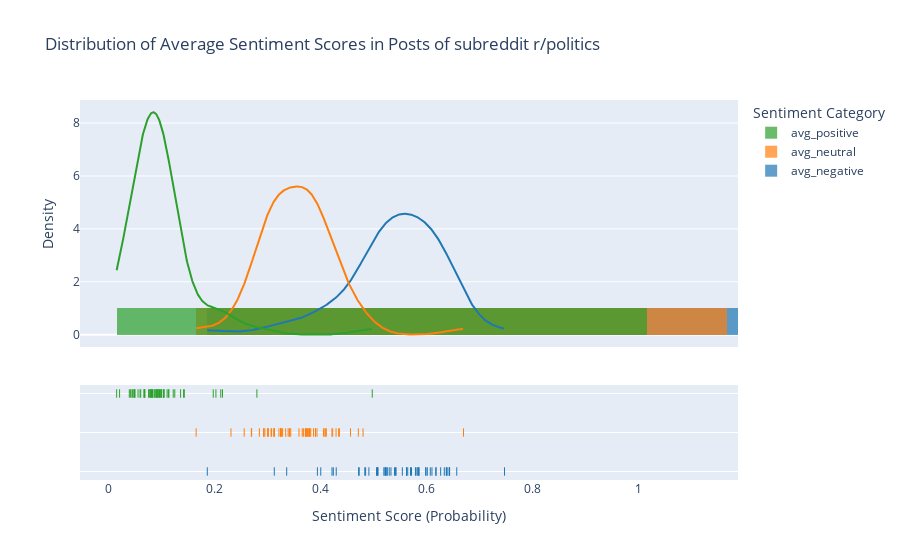

Notebook code cell kept with this figure:
### Code cell
import plotly.figure_factory as ff
from numpy.random import default_rng as rng

group_labels = ["avg_negative", "avg_neutral", "avg_positive"]

df = df.dropna(subset=["avg_negative", "avg_neutral", "avg_positive"])
df_plot = [df["avg_negative"], df["avg_neutral"], df["avg_positive"]]

fig = ff.create_distplot(
    df_plot, group_labels
)

fig.update_layout(
    title_text="Distribution of Average Sentiment Scores in Posts of subreddit r/politics",
    xaxis_title="Sentiment Score (Probability)",
    yaxis_title="Density",
    legend_title="Sentiment Category"
)
fig.show()  # solo per notebook

### Figure 1 — Plotly figure (JSON) as saved in the notebook; plotly's stock layout.template omitted (floating-point values rounded to 4 significant figures; data arrays with more than 128 entries replaced by an {"elided": "..."} marker saying what was removed)
{"data": [{"autobinx": false, "histnorm": "probability density", "legendgroup": "avg_negative", "marker": {"color": "rgb(31, 119, 180)"}, "name": "avg_negative", "opacity": 0.7, "type": "histogram", "x": [0.4298, 0.4852, 0.5413, 0.6014, 0.5076, 0.5196, 0.6335, 0.5834, 0.5622, 0.5329, 0.473, 0.6379, 0.5058, 0.5803, 0.6173, 0.6425, 0.5858, 0.5232, 0.5072, 0.4219, 0.5071, 0.6431, 0.5791, 0.5227, 0.6102, 0.5852, 0.5396, 0.5845, 0.5716, 0.5622, 0.5239, 0.5544, 0.6371, 0.6569, 0.6266, 0.5985, 0.4914, 0.4836, 0.7469, 0.3364, 0.4007, 0.5698, 0.5645, 0.3943, 0.4243, 0.472, 0.618, 0.6387, 0.5987, 0.6435, 0.5426, 0.3131, 0.5215, 0.5086, 0.5261, 0.1869, 0.6071, 0.5297], "xaxis": "x", "xbins": {"end": 0.7469, "size": 1, "start": 0.1869}, "yaxis": "y"}, {"autobinx": false, "histnorm": "probability density", "legendgroup": "avg_neutral", "marker": {"color": "rgb(255, 127, 14)"}, "name": "avg_neutral", "opacity": 0.7, "type": "histogram", "x": [0.4567, 0.4231, 0.3442, 0.2564, 0.4092, 0.3907, 0.2698, 0.3392, 0.3013, 0.3415, 0.4345, 0.2704, 0.3715, 0.3271, 0.3134, 0.307, 0.3679, 0.3728, 0.4112, 0.38, 0.3818, 0.3005, 0.3761, 0.3719, 0.285, 0.3346, 0.3761, 0.3287, 0.3596, 0.4217, 0.4085, 0.4057, 0.3133, 0.293, 0.312, 0.3015, 0.4295, 0.4358, 0.2315, 0.1659, 0.387, 0.342, 0.3935, 0.3254, 0.4804, 0.3249, 0.3218, 0.2933, 0.3251, 0.3081, 0.3739, 0.4715, 0.3793, 0.3907, 0.3781, 0.6696, 0.2953, 0.3658], "xaxis": "x", "xbins": {"end": 0.6696, "size": 1, "start": 0.1659}, "yaxis": "y"}, {"autobinx": false, "histnorm": "probability density", "legendgroup": "avg_positive", "marker": {"color": "rgb(44, 160, 44)"}, "name": "avg_positive", "opacity": 0.7, "type": "histogram", "x": [0.1135, 0.09169, 0.1145, 0.1422, 0.08321, 0.08974, 0.09672, 0.07747, 0.1365, 0.1256, 0.09252, 0.09167, 0.1227, 0.09267, 0.06926, 0.05046, 0.04624, 0.104, 0.08168, 0.1981, 0.1111, 0.05636, 0.04485, 0.1054, 0.1049, 0.08022, 0.08423, 0.0868, 0.06876, 0.01605, 0.06757, 0.03991, 0.04957, 0.05011, 0.06139, 0.09998, 0.07916, 0.08052, 0.02159, 0.4977, 0.2123, 0.08818, 0.04196, 0.2803, 0.0953, 0.2031, 0.06018, 0.06798, 0.07622, 0.04841, 0.08345, 0.2154, 0.09914, 0.1007, 0.09581, 0.1435, 0.0976, 0.1046], "xaxis": "x", "xbins": {"end": 0.4977, "size": 1, "start": 0.01605}, "yaxis": "y"}, {"legendgroup": "avg_negative", "marker": {"color": "rgb(31, 119, 180)"}, "mode": "lines", "name": "avg_negative", "showlegend": false, "type": "scatter", "x": {"elided": "500 float values"}, "xaxis": "x", "y": {"elided": "500 float values"}, "yaxis": "y"}, {"legendgroup": "avg_neutral", "marker": {"color": "rgb(255, 127, 14)"}, "mode": "lines", "name": "avg_neutral", "showlegend": false, "type": "scatter", "x": {"elided": "500 float values"}, "xaxis": "x", "y": {"elided": "500 float values"}, "yaxis": "y"}, {"legendgroup": "avg_positive", "marker": {"color": "rgb(44, 160, 44)"}, "mode": "lines", "name": "avg_positive", "showlegend": false, "type": "scatter", "x": {"elided": "500 float values"}, "xaxis": "x", "y": {"elided": "500 float values"}, "yaxis": "y"}, {"legendgroup": "avg_negative", "marker": {"color": "rgb(31, 119, 180)", "symbol": "line-ns-open"}, "mode": "markers", "name": "avg_negative", "showlegend": false, "type": "scatter", "x": [0.4298, 0.4852, 0.5413, 0.6014, 0.5076, 0.5196, 0.6335, 0.5834, 0.5622, 0.5329, 0.473, 0.6379, 0.5058, 0.5803, 0.6173, 0.6425, 0.5858, 0.5232, 0.5072, 0.4219, 0.5071, 0.6431, 0.5791, 0.5227, 0.6102, 0.5852, 0.5396, 0.5845, 0.5716, 0.5622, 0.5239, 0.5544, 0.6371, 0.6569, 0.6266, 0.5985, 0.4914, 0.4836, 0.7469, 0.3364, 0.4007, 0.5698, 0.5645, 0.3943, 0.4243, 0.472, 0.618, 0.6387, 0.5987, 0.6435, 0.5426, 0.3131, 0.5215, 0.5086, 0.5261, 0.1869, 0.6071, 0.5297], "xaxis": "x", "y": ["avg_negative", "avg_negative", "avg_negative", "avg_negative", "avg_negative", "avg_negative", "avg_negative", "avg_negative", "avg_negative", "avg_negative", "avg_negative", "avg_negative", "avg_negative", "avg_negative", "avg_negative", "avg_negative", "avg_negative", "avg_negative", "avg_negative", "avg_negative", "avg_negative", "avg_negative", "avg_negative", "avg_negative", "avg_negative", "avg_negative", "avg_negative", "avg_negative", "avg_negative", "avg_negative", "avg_negative", "avg_negative", "avg_negative", "avg_negative", "avg_negative", "avg_negative", "avg_negative", "avg_negative", "avg_negative", "avg_negative", "avg_negative", "avg_negative", "avg_negative", "avg_negative", "avg_negative", "avg_negative", "avg_negative", "avg_negative", "avg_negative", "avg_negative", "avg_negative", "avg_negative", "avg_negative", "avg_negative", "avg_negative", "avg_negative", "avg_negative", "avg_negative"], "yaxis": "y2"}, {"legendgroup": "avg_neutral", "marker": {"color": "rgb(255, 127, 14)", "symbol": "line-ns-open"}, "mode": "markers", "name": "avg_neutral", "showlegend": false, "type": "scatter", "x": [0.4567, 0.4231, 0.3442, 0.2564, 0.4092, 0.3907, 0.2698, 0.3392, 0.3013, 0.3415, 0.4345, 0.2704, 0.3715, 0.3271, 0.3134, 0.307, 0.3679, 0.3728, 0.4112, 0.38, 0.3818, 0.3005, 0.3761, 0.3719, 0.285, 0.3346, 0.3761, 0.3287, 0.3596, 0.4217, 0.4085, 0.4057, 0.3133, 0.293, 0.312, 0.3015, 0.4295, 0.4358, 0.2315, 0.1659, 0.387, 0.342, 0.3935, 0.3254, 0.4804, 0.3249, 0.3218, 0.2933, 0.3251, 0.3081, 0.3739, 0.4715, 0.3793, 0.3907, 0.3781, 0.6696, 0.2953, 0.3658], "xaxis": "x", "y": ["avg_neutral", "avg_neutral", "avg_neutral", "avg_neutral", "avg_neutral", "avg_neutral", "avg_neutral", "avg_neutral", "avg_neutral", "avg_neutral", "avg_neutral", "avg_neutral", "avg_neutral", "avg_neutral", "avg_neutral", "avg_neutral", "avg_neutral", "avg_neutral", "avg_neutral", "avg_neutral", "avg_neutral", "avg_neutral", "avg_neutral", "avg_neutral", "avg_neutral", "avg_neutral", "avg_neutral", "avg_neutral", "avg_neutral", "avg_neutral", "avg_neutral", "avg_neutral", "avg_neutral", "avg_neutral", "avg_neutral", "avg_neutral", "avg_neutral", "avg_neutral", "avg_neutral", "avg_neutral", "avg_neutral", "avg_neutral", "avg_neutral", "avg_neutral", "avg_neutral", "avg_neutral", "avg_neutral", "avg_neutral", "avg_neutral", "avg_neutral", "avg_neutral", "avg_neutral", "avg_neutral", "avg_neutral", "avg_neutral", "avg_neutral", "avg_neutral", "avg_neutral"], "yaxis": "y2"}, {"legendgroup": "avg_positive", "marker": {"color": "rgb(44, 160, 44)", "symbol": "line-ns-open"}, "mode": "markers", "name": "avg_positive", "showlegend": false, "type": "scatter", "x": [0.1135, 0.09169, 0.1145, 0.1422, 0.08321, 0.08974, 0.09672, 0.07747, 0.1365, 0.1256, 0.09252, 0.09167, 0.1227, 0.09267, 0.06926, 0.05046, 0.04624, 0.104, 0.08168, 0.1981, 0.1111, 0.05636, 0.04485, 0.1054, 0.1049, 0.08022, 0.08423, 0.0868, 0.06876, 0.01605, 0.06757, 0.03991, 0.04957, 0.05011, 0.06139, 0.09998, 0.07916, 0.08052, 0.02159, 0.4977, 0.2123, 0.08818, 0.04196, 0.2803, 0.0953, 0.2031, 0.06018, 0.06798, 0.07622, 0.04841, 0.08345, 0.2154, 0.09914, 0.1007, 0.09581, 0.1435, 0.0976, 0.1046], "xaxis": "x", "y": ["avg_positive", "avg_positive", "avg_positive", "avg_positive", "avg_positive", "avg_positive", "avg_positive", "avg_positive", "avg_positive", "avg_positive", "avg_positive", "avg_positive", "avg_positive", "avg_positive", "avg_positive", "avg_positive", "avg_positive", "avg_positive", "avg_positive", "avg_positive", "avg_positive", "avg_positive", "avg_positive", "avg_positive", "avg_positive", "avg_positive", "avg_positive", "avg_positive", "avg_positive", "avg_positive", "avg_positive", "avg_positive", "avg_positive", "avg_positive", "avg_positive", "avg_positive", "avg_positive", "avg_positive", "avg_positive", "avg_positive", "avg_positive", "avg_positive", "avg_positive", "avg_positive", "avg_positive", "avg_positive", "avg_positive", "avg_positive", "avg_positive", "avg_positive", "avg_positive", "avg_positive", "avg_positive", "avg_positive", "avg_positive", "avg_positive", "avg_positive", "avg_positive"], "yaxis": "y2"}], "layout": {"barmode": "overlay", "hovermode": "closest", "legend": {"title": {"text": "Sentiment Category"}, "traceorder": "reversed"}, "title": {"text": "Distribution of Average Sentiment Scores in Posts of subreddit r/politics"}, "xaxis": {"anchor": "y2", "domain": [0, 1], "title": {"text": "Sentiment Score (Probability)"}, "zeroline": false}, "yaxis": {"anchor": "free", "domain": [0.35, 1], "position": 0, "title": {"text": "Density"}}, "yaxis2": {"anchor": "x", "domain": [0, 0.25], "dtick": 1, "showticklabels": false}}}
